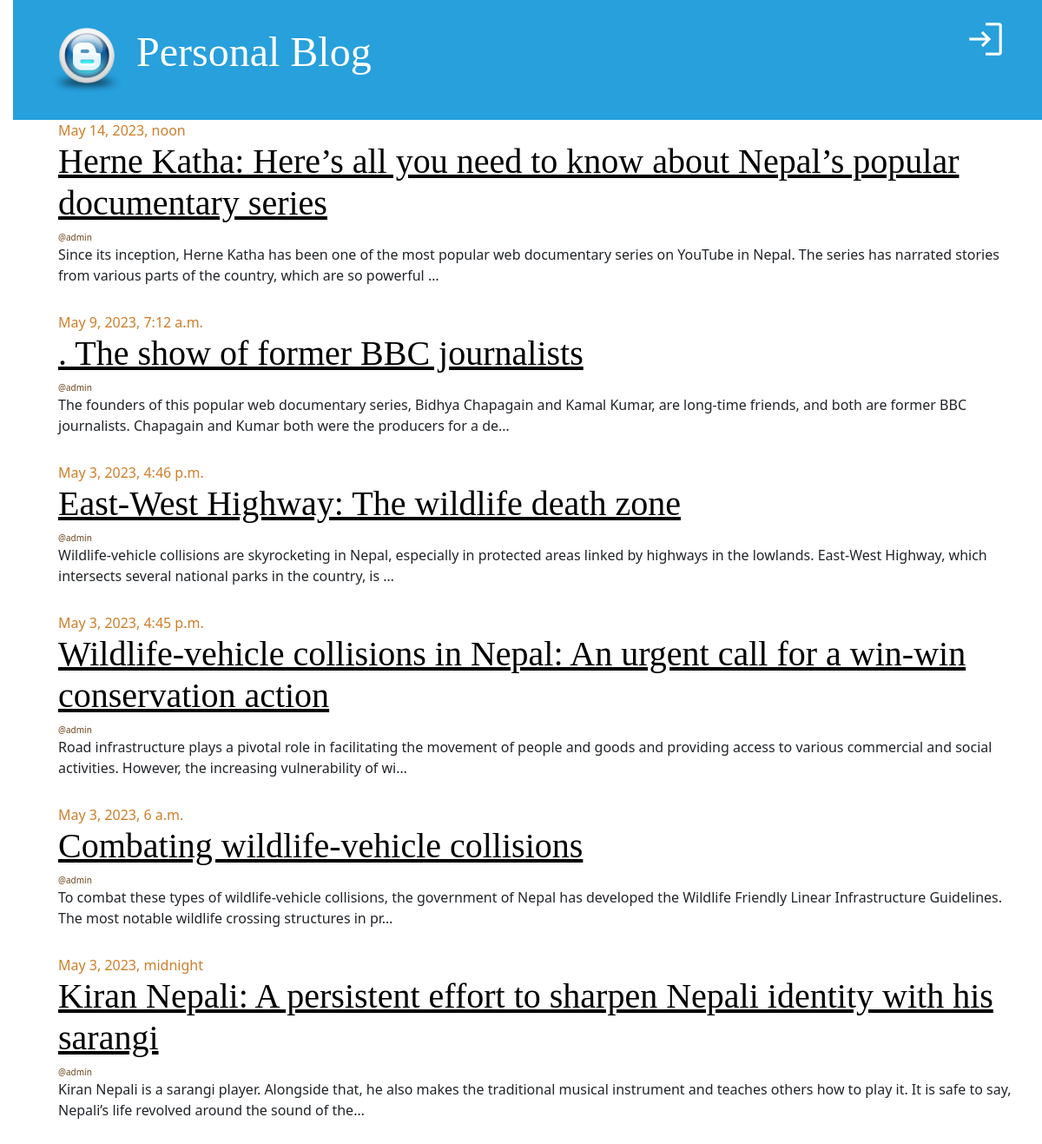
The page / on the database its author committed.
### blog_app/models.py (models this page shows, shortened)
class Post(models.Model):
    title=models.CharField(max_length=256)
    content=models.TextField()
    author=models.ForeignKey("auth.User",on_delete=models.CASCADE)
    created_at=models.DateTimeField(auto_now_add=True)
    updated_at=models.DateTimeField(auto_now=True)
    published_at=models.DateTimeField(null=True,blank=True)

### blog_app/views.py (the view)
# urls.py: path('', views.PostListView.as_view(), name="post-list"),
class PostListView(ListView):
    model=Post
    template_name="post_list.html"
    context_object_name="posts"
    queryset=Post.objects.filter(published_at__isnull=False).order_by("-published_at")

### templates/post_list.html
{% extends "base.html" %}
{% block content %}
    {% for post in posts %}
    <div class="post">
        <div class="date">{{ post.published_at }}</div>
        <h1>
            <a href="{% url 'post-detail' post.pk %}">{{ post.title }}</a>
        </h1>
        <div class="date author">@{{ post.author.username }}</div>
        <p>{{ post.content | truncatechars:200 }}</p>
    </div>
    {% endfor %}
{% endblock content %}

### templates/base.html (shortened to what this page needs)
{% load static %}
<!doctype html>
<html lang="en">
  <head>
    <link href="{% static 'css/bootstrap.min.css' %}" rel="stylesheet" >
    <link href="{% static 'css/blog.css' %}" rel="stylesheet" >
  </head>
  <body>
    <div class="page-header">
      {% if user.is_authenticated %}
    <a href="{% url 'logout' %}" class="top-menu">
      <span class="material-symbols-outlined lg-icons">
        logout
        </span>
    </a>
    <a href="{% url 'draft-list' %}" class="top-menu">
      <span class="material-symbols-outlined lg-icons">
        draft
        </span>
    </a>
    <a href="{% url 'post-create' %}" class="top-menu">
      <span class="material-symbols-outlined lg-icons">
        add
        </span>
    </a>
    {% else %}
      <a href="{% url 'login' %}" class="top-menu">
        <span class="material-symbols-outlined lg-icons">
          </span>
      </a>
      {% endif %}
      <h1>
        <a href="/">
          <img src="{% static "img/favicon.ico" %}" alt="Persona Blog" width="90px;">
          Personal Blog
        </a>
      </h1>
    </div>
    <div class="container content">
      {% block content%}
      {% endblock content %}
    </div>
  </body>
</html>

### static/css/blog.css (style rules this page uses)
body { padding-left: 15px; }
h1 a { color: #27a0dc; font-family: "Lobster"; }
.page-header { background-color: #27a0dc; margin-top: 0; padding: 20px 20px 20px 40px; }
.page-header h1, .page-header h1 a, .page-header h1 a:visited, .page-header h1 a:active { color: #ffffff; font-size: 36pt; text-decoration: none; }
.content { margin-left: 40px; }
h1, h2, h3, h4 { font-family: "Lobster", cursive; }
.date { color: #ce7e29; }
.top-menu, .top-menu:hover, .top-menu:visited { color: #ffffff; float: right; font-size: 26pt; margin-right: 20px; }
.post { margin-bottom: 30px; }
.post h1 a, .post h1 a:visited { color: #000000; }
.author { font-size: 10px; color: #6b441a; }
.lg-icons { font-size: 50px !important; }

### rows shown on the page
Post: published_at "May 14, 2023, noon", title "Herne Katha: Here’s all you need to know about Nepal’s popular documentary series", author.username "admin", content "Since its inception, Herne Katha has been one of the most popular web documentary series on YouTube in Nepal. The series has narrated stories from various parts of the country, which are so powerful …"
Post: published_at "May 9, 2023, 7:12 a.m.", title ". The show of former BBC journalists", author.username "admin", content "The founders of this popular web documentary series, Bidhya Chapagain and Kamal Kumar, are long-time friends, and both are former BBC journalists. Chapagain and Kumar both were the producers for a de…"
Post: published_at "May 3, 2023, 4:46 p.m.", title "East-West Highway: The wildlife death zone", author.username "admin", content "Wildlife-vehicle collisions are skyrocketing in Nepal, especially in protected areas linked by highways in the lowlands. East-West Highway, which intersects several national parks in the country, is …"
Post: published_at "May 3, 2023, 4:45 p.m.", title "Wildlife-vehicle collisions in Nepal: An urgent call for a win-win conservation action", author.username "admin", content "Road infrastructure plays a pivotal role in facilitating the movement of people and goods and providing access to various commercial and social activities. However, the increasing vulnerability of wi…"
Post: published_at "May 3, 2023, 6 a.m.", title "Combating wildlife-vehicle collisions", author.username "admin", content "To combat these types of wildlife-vehicle collisions, the government of Nepal has developed the Wildlife Friendly Linear Infrastructure Guidelines. The most notable wildlife crossing structures in pr…"
Post: published_at "May 3, 2023, midnight", title "Kiran Nepali: A persistent effort to sharpen Nepali identity with his sarangi", author.username "admin", content "Kiran Nepali is a sarangi player. Alongside that, he also makes the traditional musical instrument and teaches others how to play it. It is safe to say, Nepali’s life revolved around the sound of the…"
